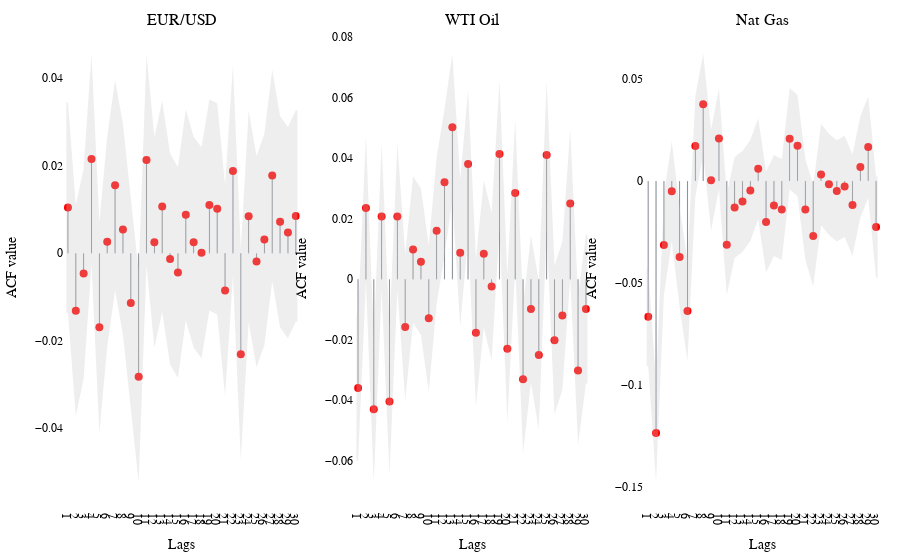

The code cell stored with this chart in its notebook:
### Markdown cell above
#### Tests for Autocorrelation (log first differences)

### Code cell
# Transform to log values and take first difference
spot_exchange_rate_data_df_log_diff = np.log(spot_exchange_rate_data_df).diff().dropna()

title = f"ACF values for daily observations (log first differences) of the spot exchange rate EUR/USD, oil and gas over the time: {spot_exchange_rate_data_df_log_diff.index.min().strftime('%Y')} - {spot_exchange_rate_data_df_log_diff.index.max().strftime('%Y')}"
x_axis_title = "Lags"
y_axis_title = "ACF value"

acf_fig = data_graphing_instance.get_fig_acf(
    data=spot_exchange_rate_data_df_log_diff,
    variables=spot_exchange_rate_data_df_log_diff.columns.tolist(),
    title="",
    x_axis_title=x_axis_title,
    y_axis_title=y_axis_title,
    save_fig=False,
    file_name="chap_06_acf_plot_log_diff",
    file_path=FIGURES_PATH,
    nlags=30
    )
acf_fig.show(renderer=RENDERER)

### Figure 1 — Plotly figure (JSON) as saved in the notebook; plotly's stock layout.template omitted (floating-point values rounded to 4 significant figures)
{"data": [{"marker": {"color": "black"}, "name": "ACF EUR/USD", "showlegend": false, "type": "bar", "width": 0.1, "x": [1, 2, 3, 4, 5, 6, 7, 8, 9, 10, 11, 12, 13, 14, 15, 16, 17, 18, 19, 20, 21, 22, 23, 24, 25, 26, 27, 28, 29, 30], "xaxis": "x", "y": [0.01044, -0.01316, -0.004639, 0.02153, -0.01693, 0.00261, 0.01553, 0.005443, -0.01139, -0.02828, 0.02131, 0.002499, 0.01066, -0.001343, -0.00442, 0.008799, 0.002475, 8.775e-05, 0.01101, 0.01014, -0.008509, 0.01878, -0.0231, 0.008418, -0.001919, 0.00313, 0.01779, 0.007179, 0.004702, 0.00851], "yaxis": "y"}, {"marker": {"color": "red", "size": 8}, "mode": "markers", "name": "ACF Top EUR/USD", "showlegend": false, "type": "scatter", "x": [1, 2, 3, 4, 5, 6, 7, 8, 9, 10, 11, 12, 13, 14, 15, 16, 17, 18, 19, 20, 21, 22, 23, 24, 25, 26, 27, 28, 29, 30], "xaxis": "x", "y": [0.01044, -0.01316, -0.004639, 0.02153, -0.01693, 0.00261, 0.01553, 0.005443, -0.01139, -0.02828, 0.02131, 0.002499, 0.01066, -0.001343, -0.00442, 0.008799, 0.002475, 8.775e-05, 0.01101, 0.01014, -0.008509, 0.01878, -0.0231, 0.008418, -0.001919, 0.00313, 0.01779, 0.007179, 0.004702, 0.00851], "yaxis": "y"}, {"fill": "toself", "fillcolor": "rgba(200,200,200,0.3)", "hoverinfo": "skip", "line": {"color": "rgba(255,255,255,0)"}, "name": "95% CI EUR/USD", "showlegend": false, "type": "scatter", "x": [0.8, 1, 2, 3, 4, 5, 6, 7, 8, 9, 10, 11, 12, 13, 14, 15, 16, 17, 18, 19, 20, 21, 22, 23, 24, 25, 26, 27, 28, 29, 30, 30.2, 30.2, 30, 29, 28, 27, 26, 25, 24, 23, 22, 21, 20, 19, 18, 17, 16, 15, 14, 13, 12, 11, 10, 9, 8, 7, 6, 5, 4, 3, 2, 1, 0.8], "xaxis": "x", "y": [-0.01362, -0.01362, -0.03722, -0.0287, -0.002534, -0.041, -0.02147, -0.008554, -0.01864, -0.03548, -0.05237, -0.002801, -0.02162, -0.01346, -0.02547, -0.02854, -0.01533, -0.02165, -0.02404, -0.01312, -0.01399, -0.03264, -0.005357, -0.04724, -0.01574, -0.02608, -0.02103, -0.006365, -0.01699, -0.01946, -0.01566, -0.01566, 0.03268, 0.03268, 0.02887, 0.03134, 0.04195, 0.02729, 0.02224, 0.03257, 0.001045, 0.04291, 0.01562, 0.03427, 0.03513, 0.02421, 0.0266, 0.03292, 0.0197, 0.02278, 0.03478, 0.02662, 0.04542, -0.004188, 0.0127, 0.02953, 0.03961, 0.02669, 0.007146, 0.04559, 0.01942, 0.01089, 0.0345, 0.0345], "yaxis": "y"}, {"marker": {"color": "black"}, "name": "ACF WTI Oil", "showlegend": false, "type": "bar", "width": 0.1, "x": [1, 2, 3, 4, 5, 6, 7, 8, 9, 10, 11, 12, 13, 14, 15, 16, 17, 18, 19, 20, 21, 22, 23, 24, 25, 26, 27, 28, 29, 30], "xaxis": "x2", "y": [-0.03601, 0.02348, -0.04303, 0.0207, -0.04044, 0.02071, -0.01586, 0.009778, 0.005781, -0.01289, 0.01596, 0.03206, 0.05024, 0.008702, 0.03809, -0.01772, 0.008369, -0.002453, 0.04134, -0.02299, 0.02849, -0.03307, -0.009864, -0.02507, 0.04108, -0.02019, -0.01206, 0.02497, -0.03023, -0.009912], "yaxis": "y2"}, {"marker": {"color": "red", "size": 8}, "mode": "markers", "name": "ACF Top WTI Oil", "showlegend": false, "type": "scatter", "x": [1, 2, 3, 4, 5, 6, 7, 8, 9, 10, 11, 12, 13, 14, 15, 16, 17, 18, 19, 20, 21, 22, 23, 24, 25, 26, 27, 28, 29, 30], "xaxis": "x2", "y": [-0.03601, 0.02348, -0.04303, 0.0207, -0.04044, 0.02071, -0.01586, 0.009778, 0.005781, -0.01289, 0.01596, 0.03206, 0.05024, 0.008702, 0.03809, -0.01772, 0.008369, -0.002453, 0.04134, -0.02299, 0.02849, -0.03307, -0.009864, -0.02507, 0.04108, -0.02019, -0.01206, 0.02497, -0.03023, -0.009912], "yaxis": "y2"}, {"fill": "toself", "fillcolor": "rgba(200,200,200,0.3)", "hoverinfo": "skip", "line": {"color": "rgba(255,255,255,0)"}, "name": "95% CI WTI Oil", "showlegend": false, "type": "scatter", "x": [0.8, 1, 2, 3, 4, 5, 6, 7, 8, 9, 10, 11, 12, 13, 14, 15, 16, 17, 18, 19, 20, 21, 22, 23, 24, 25, 26, 27, 28, 29, 30, 30.2, 30.2, 30, 29, 28, 27, 26, 25, 24, 23, 22, 21, 20, 19, 18, 17, 16, 15, 14, 13, 12, 11, 10, 9, 8, 7, 6, 5, 4, 3, 2, 1, 0.8], "xaxis": "x2", "y": [-0.06007, -0.06007, -0.000607, -0.06713, -0.003449, -0.0646, -0.003482, -0.04007, -0.01443, -0.01843, -0.03711, -0.008257, 0.007831, 0.02599, -0.01561, 0.01378, -0.04206, -0.01598, -0.02681, 0.01698, -0.04738, 0.004082, -0.05749, -0.03432, -0.04953, 0.01661, -0.0447, -0.03658, 0.0004431, -0.05477, -0.03447, -0.03447, 0.01465, 0.01465, -0.005693, 0.04949, 0.01246, 0.004323, 0.06555, -0.0006192, 0.01459, -0.008638, 0.0529, 0.001405, 0.06569, 0.0219, 0.03272, 0.006629, 0.0624, 0.03301, 0.07449, 0.05628, 0.04018, 0.01132, 0.02999, 0.03399, 0.008344, 0.04491, -0.01629, 0.04484, -0.01893, 0.04757, -0.01196, -0.01196], "yaxis": "y2"}, {"marker": {"color": "black"}, "name": "ACF Nat Gas", "showlegend": false, "type": "bar", "width": 0.1, "x": [1, 2, 3, 4, 5, 6, 7, 8, 9, 10, 11, 12, 13, 14, 15, 16, 17, 18, 19, 20, 21, 22, 23, 24, 25, 26, 27, 28, 29, 30], "xaxis": "x3", "y": [-0.06665, -0.1235, -0.03143, -0.005073, -0.03734, -0.06376, 0.01704, 0.03761, 0.0003129, 0.02072, -0.03127, -0.01305, -0.01011, -0.004739, 0.005983, -0.02016, -0.01211, -0.014, 0.02066, 0.01727, -0.01402, -0.02699, 0.003099, -0.001697, -0.004916, -0.002716, -0.01183, 0.006838, 0.01657, -0.02266], "yaxis": "y3"}, {"marker": {"color": "red", "size": 8}, "mode": "markers", "name": "ACF Top Nat Gas", "showlegend": false, "type": "scatter", "x": [1, 2, 3, 4, 5, 6, 7, 8, 9, 10, 11, 12, 13, 14, 15, 16, 17, 18, 19, 20, 21, 22, 23, 24, 25, 26, 27, 28, 29, 30], "xaxis": "x3", "y": [-0.06665, -0.1235, -0.03143, -0.005073, -0.03734, -0.06376, 0.01704, 0.03761, 0.0003129, 0.02072, -0.03127, -0.01305, -0.01011, -0.004739, 0.005983, -0.02016, -0.01211, -0.014, 0.02066, 0.01727, -0.01402, -0.02699, 0.003099, -0.001697, -0.004916, -0.002716, -0.01183, 0.006838, 0.01657, -0.02266], "yaxis": "y3"}, {"fill": "toself", "fillcolor": "rgba(200,200,200,0.3)", "hoverinfo": "skip", "line": {"color": "rgba(255,255,255,0)"}, "name": "95% CI Nat Gas", "showlegend": false, "type": "scatter", "x": [0.8, 1, 2, 3, 4, 5, 6, 7, 8, 9, 10, 11, 12, 13, 14, 15, 16, 17, 18, 19, 20, 21, 22, 23, 24, 25, 26, 27, 28, 29, 30, 30.2, 30.2, 30, 29, 28, 27, 26, 25, 24, 23, 22, 21, 20, 19, 18, 17, 16, 15, 14, 13, 12, 11, 10, 9, 8, 7, 6, 5, 4, 3, 2, 1, 0.8], "xaxis": "x3", "y": [-0.09071, -0.09071, -0.1477, -0.05596, -0.02962, -0.06189, -0.08835, -0.007636, 0.01292, -0.02441, -0.003995, -0.05599, -0.0378, -0.03486, -0.0295, -0.01877, -0.04492, -0.03688, -0.03877, -0.00412, -0.007517, -0.03881, -0.05179, -0.02172, -0.02651, -0.02973, -0.02753, -0.03664, -0.01798, -0.008252, -0.04749, -0.04749, 0.002168, 0.002168, 0.04139, 0.03166, 0.01299, 0.0221, 0.0199, 0.02312, 0.02791, -0.002194, 0.01077, 0.04205, 0.04543, 0.01077, 0.01266, 0.004601, 0.03074, 0.02002, 0.01465, 0.0117, -0.006539, 0.04544, 0.02503, 0.06229, 0.04172, -0.03918, -0.01279, 0.01948, -0.006906, -0.09937, -0.0426, -0.0426], "yaxis": "y3"}], "layout": {"annotations": [{"font": {"size": 16}, "showarrow": false, "text": "EUR/USD", "x": 0.1444, "xanchor": "center", "xref": "paper", "y": 1, "yanchor": "bottom", "yref": "paper"}, {"font": {"size": 16}, "showarrow": false, "text": "WTI Oil", "x": 0.5, "xanchor": "center", "xref": "paper", "y": 1, "yanchor": "bottom", "yref": "paper"}, {"font": {"size": 16}, "showarrow": false, "text": "Nat Gas", "x": 0.8556, "xanchor": "center", "xref": "paper", "y": 1, "yanchor": "bottom", "yref": "paper"}], "bargap": 0.1, "font": {"color": "Black", "family": "Arial", "size": 12}, "margin": {"b": 10, "l": 20, "r": 20, "t": 30}, "paper_bgcolor": "white", "plot_bgcolor": "white", "showlegend": false, "title": {"text": "", "x": 0.5, "xanchor": "center", "y": 0.95, "yanchor": "top"}, "xaxis": {"anchor": "y", "domain": [0, 0.2889], "dtick": 1, "range": [0.5, 30.5], "tick0": 1, "tickmode": "linear", "title": {"text": "Lags"}}, "xaxis2": {"anchor": "y2", "domain": [0.3556, 0.6444], "dtick": 1, "range": [0.5, 30.5], "tick0": 1, "tickmode": "linear", "title": {"text": "Lags"}}, "xaxis3": {"anchor": "y3", "domain": [0.7111, 1], "dtick": 1, "range": [0.5, 30.5], "tick0": 1, "tickmode": "linear", "title": {"text": "Lags"}}, "yaxis": {"anchor": "x", "domain": [0, 1], "title": {"text": "ACF value"}}, "yaxis2": {"anchor": "x2", "domain": [0, 1], "title": {"text": "ACF value"}}, "yaxis3": {"anchor": "x3", "domain": [0, 1], "title": {"text": "ACF value"}}}}
